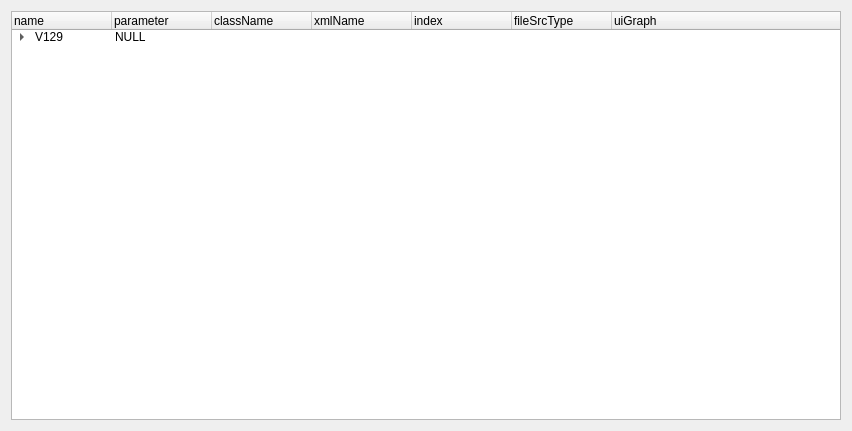
<?xml version="1.0" encoding="UTF-8"?>
<ui version="4.0">
 <class>Form</class>
 <widget class="QWidget" name="Form">
  <property name="geometry">
   <rect>
    <x>0</x>
    <y>0</y>
    <width>852</width>
    <height>431</height>
   </rect>
  </property>
  <property name="windowTitle">
   <string>Form</string>
  </property>
  <layout class="QVBoxLayout" name="verticalLayout">
   <item>
    <widget class="QTreeWidget" name="treeWidget">
     <column>
      <property name="text">
       <string>name</string>
      </property>
     </column>
     <column>
      <property name="text">
       <string>parameter</string>
      </property>
     </column>
     <column>
      <property name="text">
       <string>className</string>
      </property>
     </column>
     <column>
      <property name="text">
       <string>xmlName</string>
      </property>
     </column>
     <column>
      <property name="text">
       <string>index</string>
      </property>
     </column>
     <column>
      <property name="text">
       <string>fileSrcType</string>
      </property>
     </column>
     <column>
      <property name="text">
       <string>uiGraph</string>
      </property>
     </column>
     <item>
      <property name="text">
       <string>V129</string>
      </property>
      <property name="text">
       <string>NULL</string>
      </property>
      <property name="text">
       <string/>
      </property>
      <property name="text">
       <string/>
      </property>
      <property name="text">
       <string/>
      </property>
      <property name="text">
       <string/>
      </property>
      <item>
       <property name="text">
        <string>Axis</string>
       </property>
       <property name="text">
        <string>NULL</string>
       </property>
       <property name="text">
        <string/>
       </property>
       <property name="text">
        <string/>
       </property>
       <property name="text">
        <string/>
       </property>
       <property name="text">
        <string/>
       </property>
       <item>
        <property name="text">
         <string>Motor</string>
        </property>
        <property name="text">
         <string>NULL</string>
        </property>
        <property name="text">
         <string>UiMotor</string>
        </property>
        <property name="text">
         <string>PrmFuncMotor</string>
        </property>
        <property name="text">
         <string>0</string>
        </property>
        <property name="text">
         <string>1</string>
        </property>
        <property name="text">
         <string>GraphMotor129</string>
        </property>
       </item>
       <item>
        <property name="text">
         <string>Encoder</string>
        </property>
        <property name="text">
         <string>NULL</string>
        </property>
        <property name="text">
         <string>UiEncoder</string>
        </property>
        <property name="text">
         <string>PrmFuncEncoder</string>
        </property>
        <property name="text">
         <string>1</string>
        </property>
        <property name="text">
         <string>1</string>
        </property>
        <property name="text">
         <string>GraphEncoder126</string>
        </property>
       </item>
       <item>
        <property name="text">
         <string>Power</string>
        </property>
        <property name="text">
         <string>NULL</string>
        </property>
        <property name="text">
         <string>UiPower</string>
        </property>
        <property name="text">
         <string>PrmFuncPower</string>
        </property>
        <property name="text">
         <string>2</string>
        </property>
        <property name="text">
         <string>1</string>
        </property>
        <property name="text">
         <string>GraphPower129</string>
        </property>
       </item>
       <item>
        <property name="text">
         <string>Current</string>
        </property>
        <property name="text">
         <string>NULL</string>
        </property>
        <property name="text">
         <string>UiCurrent</string>
        </property>
        <property name="text">
         <string>PrmFuncCurrentloop</string>
        </property>
        <property name="text">
         <string>3</string>
        </property>
        <property name="text">
         <string>1</string>
        </property>
        <property name="text">
         <string>GraphCurrent129</string>
        </property>
       </item>
       <item>
        <property name="text">
         <string>Velocity</string>
        </property>
        <property name="text">
         <string>NULL</string>
        </property>
        <property name="text">
         <string>UiVelocity</string>
        </property>
        <property name="text">
         <string>PrmFuncSpeedloop</string>
        </property>
        <property name="text">
         <string>4</string>
        </property>
        <property name="text">
         <string>1</string>
        </property>
        <property name="text">
         <string>GraphVelocity129</string>
        </property>
       </item>
       <item>
        <property name="text">
         <string>Position</string>
        </property>
        <property name="text">
         <string>NULL</string>
        </property>
        <property name="text">
         <string>UiPosition</string>
        </property>
        <property name="text">
         <string>PrmFuncPositionloop</string>
        </property>
        <property name="text">
         <string>5</string>
        </property>
        <property name="text">
         <string>1</string>
        </property>
        <property name="text">
         <string>GraphPosition129</string>
        </property>
       </item>
       <item>
        <property name="text">
         <string>Brake</string>
        </property>
        <property name="text">
         <string>NULL</string>
        </property>
        <property name="text">
         <string>UiBrake</string>
        </property>
        <property name="text">
         <string>PrmFuncBrake</string>
        </property>
        <property name="text">
         <string>6</string>
        </property>
        <property name="text">
         <string>1</string>
        </property>
        <property name="text">
         <string>GraphBrake129</string>
        </property>
       </item>
       <item>
        <property name="text">
         <string>Status</string>
        </property>
        <property name="text">
         <string>NULL</string>
        </property>
        <property name="text">
         <string>UiStatus</string>
        </property>
        <property name="text">
         <string>PrmFuncDeviceStatus</string>
        </property>
        <property name="text">
         <string>7</string>
        </property>
        <property name="text">
         <string>0</string>
        </property>
        <property name="text">
         <string>GraphStatus129</string>
        </property>
       </item>
       <item>
        <property name="text">
         <string>RAM</string>
        </property>
        <property name="text">
         <string>NULL</string>
        </property>
        <property name="text">
         <string>UiRAM</string>
        </property>
        <property name="text">
         <string>PrmRAMAxis</string>
        </property>
        <property name="text">
         <string>8</string>
        </property>
        <property name="text">
         <string>1</string>
        </property>
        <property name="text">
         <string>NULL</string>
        </property>
       </item>
       <item>
        <property name="text">
         <string>FLASH</string>
        </property>
        <property name="text">
         <string>NULL</string>
        </property>
        <property name="text">
         <string>UiFLASH</string>
        </property>
        <property name="text">
         <string>PrmFlashAxis</string>
        </property>
        <property name="text">
         <string>9</string>
        </property>
        <property name="text">
         <string>1</string>
        </property>
        <property name="text">
         <string>NULL</string>
        </property>
       </item>
      </item>
      <item>
       <property name="text">
        <string>UiGlobal</string>
       </property>
       <property name="text">
        <string>NULL</string>
       </property>
       <property name="text">
        <string/>
       </property>
       <property name="text">
        <string/>
       </property>
       <property name="text">
        <string/>
       </property>
       <property name="text">
        <string/>
       </property>
       <item>
        <property name="text">
         <string>IO</string>
        </property>
        <property name="text">
         <string>NULL</string>
        </property>
        <property name="text">
         <string>UiIO</string>
        </property>
        <property name="text">
         <string>PrmIO</string>
        </property>
        <property name="text">
         <string/>
        </property>
        <property name="text">
         <string>0</string>
        </property>
        <property name="text">
         <string>GraphIO129</string>
        </property>
       </item>
      </item>
      <item>
       <property name="text">
        <string>Global</string>
       </property>
       <property name="text">
        <string/>
       </property>
       <property name="text">
        <string/>
       </property>
       <item>
        <property name="text">
         <string>Plot</string>
        </property>
        <property name="text">
         <string/>
        </property>
        <property name="text">
         <string>UiPlot</string>
        </property>
       </item>
      </item>
     </item>
    </widget>
   </item>
  </layout>
 </widget>
 <resources/>
 <connections/>
</ui>
